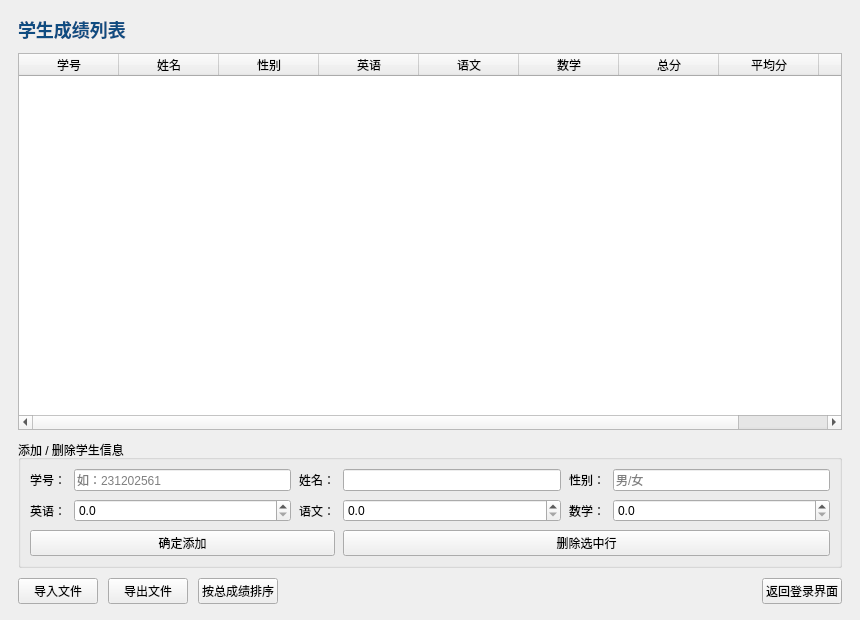
<?xml version="1.0" encoding="UTF-8"?>
<ui version="4.0">
 <class>AdminWindow</class>
 <widget class="QMainWindow" name="AdminWindow">
  <property name="geometry"><rect><x>0</x><y>0</y><width>860</width><height>620</height></rect></property>
  <property name="minimumSize"><size><width>860</width><height>620</height></size></property>
  <property name="windowTitle"><string>管理员窗口 - 成绩管理系统</string></property>
  <widget class="QWidget" name="centralwidget">
   <layout class="QVBoxLayout" name="verticalLayout"><property name="leftMargin"><number>18</number></property><property name="topMargin"><number>16</number></property><property name="rightMargin"><number>18</number></property><property name="bottomMargin"><number>16</number></property><property name="spacing"><number>10</number></property>
    <item><widget class="QLabel" name="label_table"><property name="text"><string>学生成绩列表</string></property><property name="styleSheet"><string>font-size: 18px; font-weight: 700; color: #0f4c81;</string></property></widget></item>
    <item><widget class="QTableWidget" name="tableWidget"><property name="alternatingRowColors"><bool>true</bool></property><property name="selectionBehavior"><enum>QAbstractItemView::SelectRows</enum></property><property name="selectionMode"><enum>QAbstractItemView::SingleSelection</enum></property><property name="editTriggers"><set>QAbstractItemView::NoEditTriggers</set></property><property name="columnCount"><number>9</number></property><property name="rowCount"><number>0</number></property>
     <column><property name="text"><string>学号</string></property></column><column><property name="text"><string>姓名</string></property></column><column><property name="text"><string>性别</string></property></column><column><property name="text"><string>英语</string></property></column><column><property name="text"><string>语文</string></property></column><column><property name="text"><string>数学</string></property></column><column><property name="text"><string>总分</string></property></column><column><property name="text"><string>平均分</string></property></column><column><property name="text"><string>排名</string></property></column>
    </widget></item>
    <item><widget class="QGroupBox" name="groupBox_add"><property name="title"><string>添加 / 删除学生信息</string></property>
     <layout class="QGridLayout" name="gridLayout"><property name="horizontalSpacing"><number>8</number></property><property name="verticalSpacing"><number>8</number></property>
      <item row="0" column="0"><widget class="QLabel" name="label_idInput"><property name="text"><string>学号：</string></property></widget></item><item row="0" column="1"><widget class="QLineEdit" name="lineEdit_id"><property name="placeholderText"><string>如：231202561</string></property></widget></item>
      <item row="0" column="2"><widget class="QLabel" name="label_nameInput"><property name="text"><string>姓名：</string></property></widget></item><item row="0" column="3"><widget class="QLineEdit" name="lineEdit_name"/></item>
      <item row="0" column="4"><widget class="QLabel" name="label_sexInput"><property name="text"><string>性别：</string></property></widget></item><item row="0" column="5"><widget class="QLineEdit" name="lineEdit_sex"><property name="placeholderText"><string>男/女</string></property></widget></item>
      <item row="1" column="0"><widget class="QLabel" name="label_englishInput"><property name="text"><string>英语：</string></property></widget></item><item row="1" column="1"><widget class="QDoubleSpinBox" name="doubleSpinBox_english"><property name="decimals"><number>1</number></property><property name="maximum"><double>100.000000000000000</double></property></widget></item>
      <item row="1" column="2"><widget class="QLabel" name="label_chineseInput"><property name="text"><string>语文：</string></property></widget></item><item row="1" column="3"><widget class="QDoubleSpinBox" name="doubleSpinBox_chinese"><property name="decimals"><number>1</number></property><property name="maximum"><double>100.000000000000000</double></property></widget></item>
      <item row="1" column="4"><widget class="QLabel" name="label_mathInput"><property name="text"><string>数学：</string></property></widget></item><item row="1" column="5"><widget class="QDoubleSpinBox" name="doubleSpinBox_math"><property name="decimals"><number>1</number></property><property name="maximum"><double>100.000000000000000</double></property></widget></item>
      <item row="2" column="0" colspan="3"><widget class="QPushButton" name="pushButton_add"><property name="text"><string>确定添加</string></property></widget></item><item row="2" column="3" colspan="3"><widget class="QPushButton" name="pushButton_delete"><property name="text"><string>删除选中行</string></property></widget></item>
     </layout>
    </widget></item>
    <item><layout class="QHBoxLayout" name="bottomLayout"><item><widget class="QPushButton" name="pushButton_import"><property name="text"><string>导入文件</string></property></widget></item><item><widget class="QPushButton" name="pushButton_export"><property name="text"><string>导出文件</string></property></widget></item><item><widget class="QPushButton" name="pushButton_sort"><property name="text"><string>按总成绩排序</string></property></widget></item><item><spacer name="horizontalSpacer"><property name="orientation"><enum>Qt::Horizontal</enum></property><property name="sizeHint"><size><width>40</width><height>20</height></size></property></spacer></item><item><widget class="QPushButton" name="pushButton_return"><property name="text"><string>返回登录界面</string></property></widget></item></layout></item>
   </layout>
  </widget>
 </widget>
 <resources/><connections/>
</ui>
